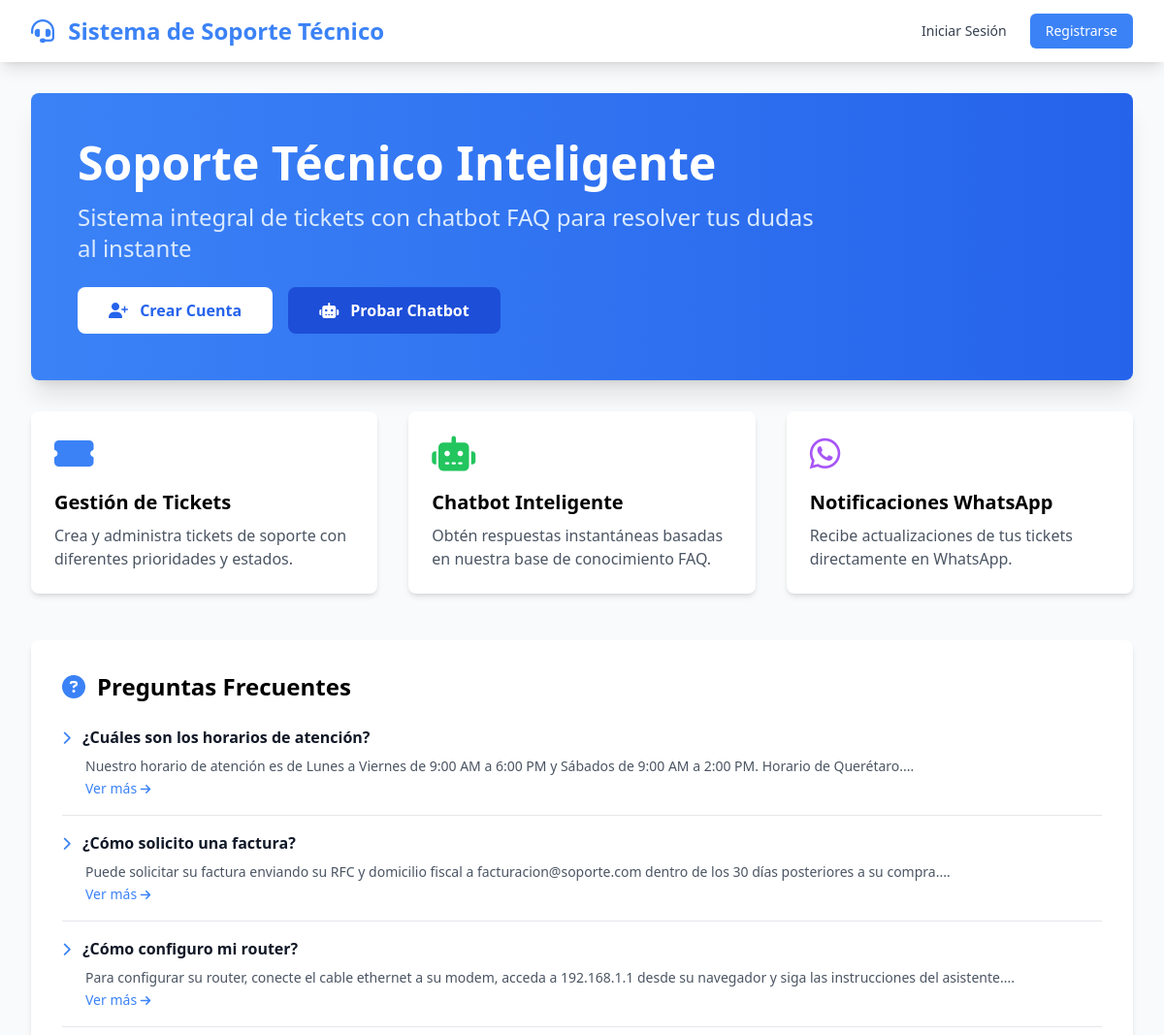
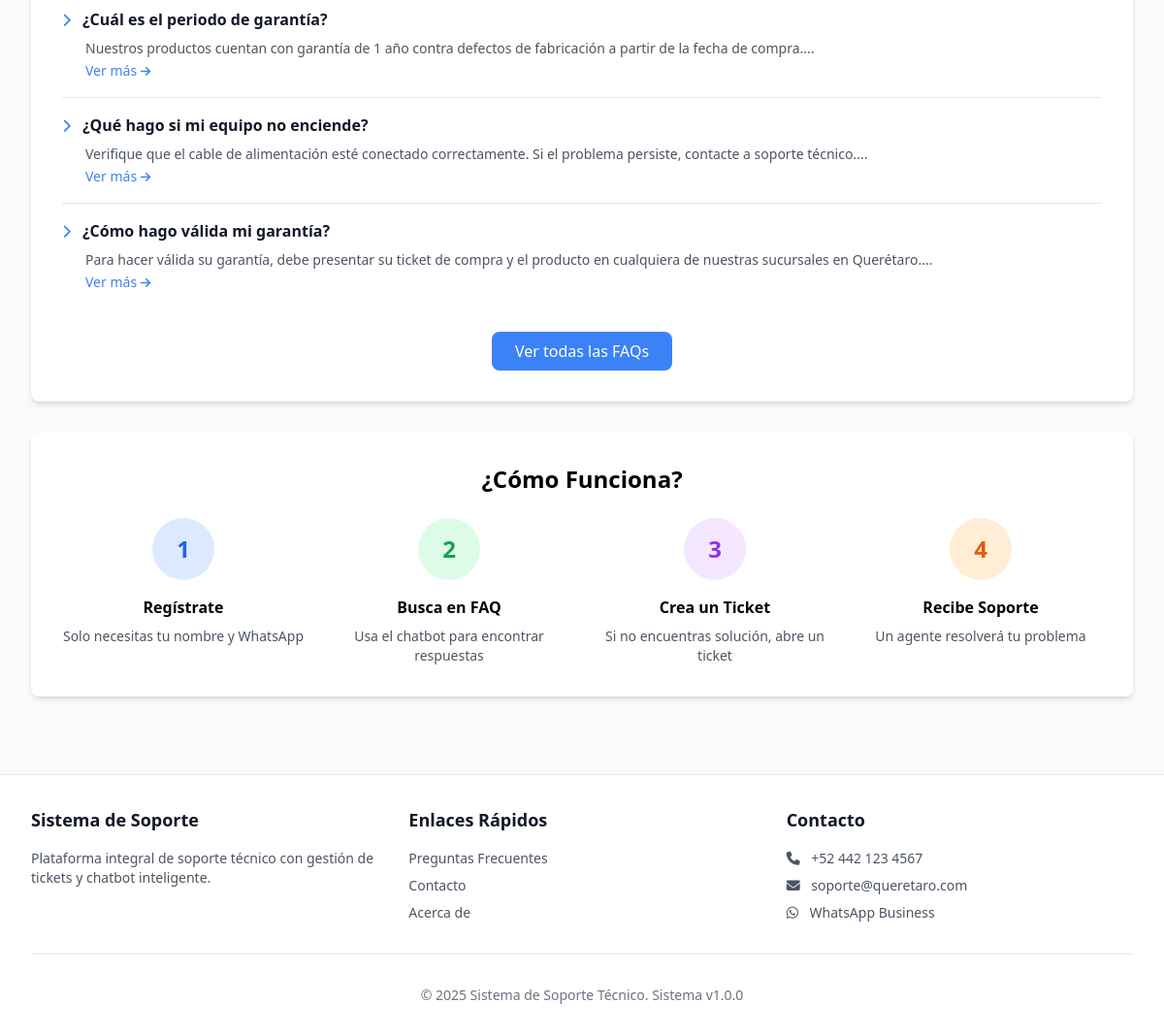
The page / on the database its author committed (2 pictures, top to bottom).
### tables this page shows
CREATE TABLE faqs (
    id INT AUTO_INCREMENT PRIMARY KEY,
    category_id INT NULL,
    pregunta TEXT NOT NULL,
    respuesta TEXT NOT NULL,
    keywords TEXT,
    is_active TINYINT(1) DEFAULT 1,
    views INT DEFAULT 0,
    helpful_count INT DEFAULT 0,
    not_helpful_count INT DEFAULT 0,
    created_at TIMESTAMP DEFAULT CURRENT_TIMESTAMP,
    updated_at TIMESTAMP DEFAULT CURRENT_TIMESTAMP ON UPDATE CURRENT_TIMESTAMP,
    FOREIGN KEY (category_id) REFERENCES categories(id) ON DELETE SET NULL,
    INDEX idx_category_id (category_id),
    FULLTEXT idx_search (pregunta, respuesta, keywords)
);

### app/controllers/HomeController.php (called while the page is built, shortened)
<?php
require_once 'BaseController.php';
class HomeController extends BaseController {
    public function index() {
        $faqModel = $this->model('FAQ');
        $popularFaqs = $faqModel->getPopular(6);
        $this->view('home/index', [
            'title' => 'Inicio - ' . SITE_NAME,
            'popularFaqs' => $popularFaqs
        ]);
    }
}

### public/index.php (called while the page is built, shortened)
<?php
require_once __DIR__ . '/../config/database.php';
require_once __DIR__ . '/../app/helpers.php';
$url = isset($_GET['url']) ? rtrim($_GET['url'], '/') : 'home';
$url = filter_var($url, FILTER_SANITIZE_URL);
$url = explode('/', $url);
$methodName = isset($url[1]) && !empty($url[1]) ? $url[1] : 'index';
$params = array_slice($url, 2);
$controller = new $controllerName();
call_user_func_array([$controller, $methodName], $params);

### app/helpers.php (called while the page is built, shortened)
<?php
function isLoggedIn() {
    return isset($_SESSION['user_id']) && isset($_SESSION['token']);
}
function e($string) {
    return htmlspecialchars($string, ENT_QUOTES, 'UTF-8');
}
function url($path = '') {
    return BASE_URL . '/' . ltrim($path, '/');
}

### config/database.php (called while the page is built, shortened)
<?php
class Database {
    private static $instance = null;
    private $connection;
    private function __construct() {
        try {
            $dsn = "mysql:host=" . DB_HOST . ";dbname=" . DB_NAME . ";charset=" . DB_CHARSET;
            $options = [
                PDO::ATTR_ERRMODE => PDO::ERRMODE_EXCEPTION,
                PDO::ATTR_DEFAULT_FETCH_MODE => PDO::FETCH_ASSOC,
                PDO::ATTR_EMULATE_PREPARES => false,
            ];
            $this->connection = new PDO($dsn, DB_USER, DB_PASS, $options);
        } catch(PDOException $e) {
            die("Database Connection Failed: " . $e->getMessage());
        }
    }
    public static function getInstance() {
        if (self::$instance === null) {
            self::$instance = new self();
        }
        return self::$instance;
    }
    public function getConnection() {
        return $this->connection;
    }
}

### app/models/FAQ.php (called while the page is built, shortened)
<?php
class FAQ {
    private $db;
    public function __construct() {
        $this->db = Database::getInstance()->getConnection();
    }
    public function getPopular($limit = 5) {
        $stmt = $this->db->prepare("
            SELECT f.*, c.nombre as categoria_nombre
            FROM faqs f
            LEFT JOIN categories c ON f.category_id = c.id
            WHERE f.is_active = 1
            ORDER BY f.views DESC, f.helpful_count DESC
            LIMIT ?
        ");
        $stmt->execute([$limit]);
        return $stmt->fetchAll();
    }
}

### app/views/home/index.php (the view, shortened to what this page needs)
<div class="bg-gradient-to-r from-blue-500 to-blue-600 text-white rounded-lg shadow-xl p-8 md:p-12 mb-8">
    <div class="max-w-3xl">
        <h1 class="text-4xl md:text-5xl font-bold mb-4">
            Soporte Técnico Inteligente
        </h1>
        <p class="text-xl md:text-2xl mb-6 text-blue-100">
            Sistema integral de tickets con chatbot FAQ para resolver tus dudas al instante
        </p>
        <div class="flex flex-col sm:flex-row gap-4">
            <a href="<?php echo url('auth/register'); ?>" class="bg-white text-blue-600 px-8 py-3 rounded-lg font-semibold hover:bg-blue-50 transition text-center">
                <i class="fas fa-user-plus mr-2"></i> Crear Cuenta
            </a>
            <a href="<?php echo url('chatbot'); ?>" class="bg-blue-700 text-white px-8 py-3 rounded-lg font-semibold hover:bg-blue-800 transition text-center">
                <i class="fas fa-robot mr-2"></i> Probar Chatbot
            </a>
        </div>
    </div>
</div>
<div class="grid md:grid-cols-3 gap-8 mb-12">
    <div class="bg-white rounded-lg shadow-md p-6 hover:shadow-lg transition">
        <div class="text-4xl text-blue-500 mb-4">
            <i class="fas fa-ticket-alt"></i>
        </div>
        <h3 class="text-xl font-semibold mb-2">Gestión de Tickets</h3>
        <p class="text-gray-600">
            Crea y administra tickets de soporte con diferentes prioridades y estados.
        </p>
    </div>
    <div class="bg-white rounded-lg shadow-md p-6 hover:shadow-lg transition">
        <div class="text-4xl text-green-500 mb-4">
            <i class="fas fa-robot"></i>
        </div>
        <h3 class="text-xl font-semibold mb-2">Chatbot Inteligente</h3>
        <p class="text-gray-600">
            Obtén respuestas instantáneas basadas en nuestra base de conocimiento FAQ.
        </p>
    </div>
    <div class="bg-white rounded-lg shadow-md p-6 hover:shadow-lg transition">
        <div class="text-4xl text-purple-500 mb-4">
            <i class="fab fa-whatsapp"></i>
        </div>
        <h3 class="text-xl font-semibold mb-2">Notificaciones WhatsApp</h3>
        <p class="text-gray-600">
            Recibe actualizaciones de tus tickets directamente en WhatsApp.
        </p>
    </div>
</div>
<?php if (!empty($popularFaqs)): ?>
<div class="bg-white rounded-lg shadow-md p-8 mb-8">
    <h2 class="text-2xl font-bold mb-6 flex items-center">
        <i class="fas fa-question-circle text-blue-500 mr-3"></i>
        Preguntas Frecuentes
    </h2>
    <div class="space-y-4">
        <?php foreach ($popularFaqs as $faq): ?>
        <div class="border-b border-gray-200 pb-4 last:border-0">
            <h3 class="font-semibold text-gray-900 mb-2">
                <i class="fas fa-chevron-right text-blue-500 text-sm mr-2"></i>
                <?php echo e($faq['pregunta']); ?>
            </h3>
            <p class="text-gray-600 text-sm pl-6">
                <?php echo e(substr($faq['respuesta'], 0, 150)) . '...'; ?>
            </p>
            <a href="<?php echo url('faq/view/' . $faq['id']); ?>" class="text-blue-500 text-sm pl-6 hover:underline">
                Ver más <i class="fas fa-arrow-right text-xs"></i>
            </a>
        </div>
        <?php endforeach; ?>
    </div>
    <div class="mt-6 text-center">
        <a href="<?php echo url('faq'); ?>" class="inline-block bg-blue-500 text-white px-6 py-2 rounded-lg hover:bg-blue-600 transition">
            Ver todas las FAQs
        </a>
    </div>
</div>
<?php endif; ?>
<div class="bg-white rounded-lg shadow-md p-8">
    <h2 class="text-2xl font-bold mb-6 text-center">¿Cómo Funciona?</h2>
    <div class="grid md:grid-cols-4 gap-6">
        <div class="text-center">
            <div class="bg-blue-100 text-blue-600 w-16 h-16 rounded-full flex items-center justify-center mx-auto mb-4 text-2xl font-bold">
                1
            </div>
            <h3 class="font-semibold mb-2">Regístrate</h3>
            <p class="text-sm text-gray-600">Solo necesitas tu nombre y WhatsApp</p>
        </div>
        <div class="text-center">
            <div class="bg-green-100 text-green-600 w-16 h-16 rounded-full flex items-center justify-center mx-auto mb-4 text-2xl font-bold">
                2
            </div>
            <h3 class="font-semibold mb-2">Busca en FAQ</h3>
            <p class="text-sm text-gray-600">Usa el chatbot para encontrar respuestas</p>
        </div>
        <div class="text-center">
            <div class="bg-purple-100 text-purple-600 w-16 h-16 rounded-full flex items-center justify-center mx-auto mb-4 text-2xl font-bold">
                3
            </div>
            <h3 class="font-semibold mb-2">Crea un Ticket</h3>
            <p class="text-sm text-gray-600">Si no encuentras solución, abre un ticket</p>
        </div>
        <div class="text-center">
            <div class="bg-orange-100 text-orange-600 w-16 h-16 rounded-full flex items-center justify-center mx-auto mb-4 text-2xl font-bold">
                4
            </div>
            <h3 class="font-semibold mb-2">Recibe Soporte</h3>
            <p class="text-sm text-gray-600">Un agente resolverá tu problema</p>
        </div>
    </div>
</div>
<?php
$content = ob_get_clean();
include __DIR__ . '/../layouts/main.php';
?>

### app/controllers/BaseController.php (shortened to what this page needs)
<?php
class BaseController {
    protected function view($view, $data = []) {
        extract($data);
        $viewFile = __DIR__ . '/../views/' . $view . '.php';
        if (file_exists($viewFile)) {
            require_once $viewFile;
        } else {
            die("View not found: " . $view);
        }
    }
    protected function model($model) {
        $modelFile = __DIR__ . '/../models/' . $model . '.php';
        if (file_exists($modelFile)) {
            return new $model();
        }
        die("Model not found: " . $model);
    }
}

### app/views/layouts/main.php (shortened to what this page needs)
<!DOCTYPE html>
<html lang="es">
<head>
    <script src="https://cdn.tailwindcss.com"></script>
    <link rel="stylesheet" href="https://cdnjs.cloudflare.com/ajax/libs/font-awesome/6.4.0/css/all.min.css">
</head>
<body class="bg-gray-50">
    <nav class="bg-white shadow-lg">
        <div class="max-w-7xl mx-auto px-4 sm:px-6 lg:px-8">
            <div class="flex justify-between h-16">
                <div class="flex">
                    <div class="flex-shrink-0 flex items-center">
                        <a href="<?php echo url(); ?>" class="text-2xl font-bold text-primary">
                            <i class="fas fa-headset mr-2"></i>
                            <?php echo SITE_NAME; ?>
                        </a>
                    </div>
                </div>
                <div class="flex items-center">
                    <?php if (isLoggedIn()): ?>
                        <?php $user = getCurrentUser(); ?>
                        <div class="ml-3 relative flex items-center space-x-4">
                            <a href="<?php echo url('notifications'); ?>" class="text-gray-500 hover:text-gray-700 relative">
                                <i class="fas fa-bell text-xl"></i>
                                <span class="absolute -top-1 -right-1 bg-red-500 text-white text-xs rounded-full h-4 w-4 flex items-center justify-center">3</span>
                            </a>
                            <div class="text-sm">
                                <div class="font-medium text-gray-700"><?php echo e($user['nombre_completo']); ?></div>
                                <div class="text-xs text-gray-500"><?php echo e($user['role']); ?></div>
                            </div>
                            <a href="<?php echo url('auth/logout'); ?>" class="text-gray-500 hover:text-red-600">
                                <i class="fas fa-sign-out-alt text-xl"></i>
                            </a>
                        </div>
                    <?php else: ?>
                        <a href="<?php echo url('auth/login'); ?>" class="text-gray-700 hover:text-primary px-3 py-2 rounded-md text-sm font-medium">
                            Iniciar Sesión
                        </a>
                        <a href="<?php echo url('auth/register'); ?>" class="ml-3 bg-primary text-white hover:bg-blue-600 px-4 py-2 rounded-md text-sm font-medium">
                            Registrarse
                        </a>
                    <?php endif; ?>
                </div>
            </div>
        </div>
    </nav>
    <main class="max-w-7xl mx-auto px-4 sm:px-6 lg:px-8 py-8">
        <?php echo $content ?? ''; ?>
    </main>
    <footer class="bg-white border-t border-gray-200 mt-12">
        <div class="max-w-7xl mx-auto px-4 sm:px-6 lg:px-8 py-8">
            <div class="grid grid-cols-1 md:grid-cols-3 gap-8">
                <div>
                    <h3 class="text-lg font-semibold text-gray-900 mb-4">Sistema de Soporte</h3>
                    <p class="text-gray-600 text-sm">
                        Plataforma integral de soporte técnico con gestión de tickets y chatbot inteligente.
                    </p>
                </div>
                <div>
                    <h3 class="text-lg font-semibold text-gray-900 mb-4">Enlaces Rápidos</h3>
                    <ul class="space-y-2 text-sm">
                        <li><a href="<?php echo url('faq'); ?>" class="text-gray-600 hover:text-primary">Preguntas Frecuentes</a></li>
                        <li><a href="<?php echo url('home/contact'); ?>" class="text-gray-600 hover:text-primary">Contacto</a></li>
                        <li><a href="<?php echo url('home/about'); ?>" class="text-gray-600 hover:text-primary">Acerca de</a></li>
                    </ul>
                </div>
                <div>
                    <h3 class="text-lg font-semibold text-gray-900 mb-4">Contacto</h3>
                    <ul class="space-y-2 text-sm text-gray-600">
                        <li><i class="fas fa-phone mr-2"></i> +52 442 123 4567</li>
                        <li><i class="fas fa-envelope mr-2"></i> soporte@queretaro.com</li>
                        <li><i class="fab fa-whatsapp mr-2"></i> WhatsApp Business</li>
                    </ul>
                </div>
            </div>
            <div class="mt-8 pt-8 border-t border-gray-200 text-center text-sm text-gray-500">
                <p>&copy; <?php echo date('Y'); ?> <?php echo SITE_NAME; ?>. Sistema v<?php echo SYSTEM_VERSION; ?></p>
            </div>
        </div>
    </footer>
</body>
</html>

### rows shown on the page
faqs: pregunta "¿Cuáles son los horarios de atención?", respuesta "Nuestro horario de atención es de Lunes a Viernes de 9:00 AM a 6:00 PM y Sábados de 9:00 AM a 2:00 PM. Horario de Querétaro."
faqs: pregunta "¿Cómo solicito una factura?", respuesta "Puede solicitar su factura enviando su RFC y domicilio fiscal a facturacion@soporte.com dentro de los 30 días posteriores a su compra."
faqs: pregunta "¿Cómo configuro mi router?", respuesta "Para configurar su router, conecte el cable ethernet a su modem, acceda a 192.168.1.1 desde su navegador y siga las instrucciones del asistente."
faqs: pregunta "¿Cuál es el periodo de garantía?", respuesta "Nuestros productos cuentan con garantía de 1 año contra defectos de fabricación a partir de la fecha de compra."
faqs: pregunta "¿Qué hago si mi equipo no enciende?", respuesta "Verifique que el cable de alimentación esté conectado correctamente. Si el problema persiste, contacte a soporte técnico."
faqs: pregunta "¿Cómo hago válida mi garantía?", respuesta "Para hacer válida su garantía, debe presentar su ticket de compra y el producto en cualquiera de nuestras sucursales en Querétaro."

### other values the page prints
SITE_NAME "Sistema de Soporte Técnico"
SYSTEM_VERSION "1.0.0"
